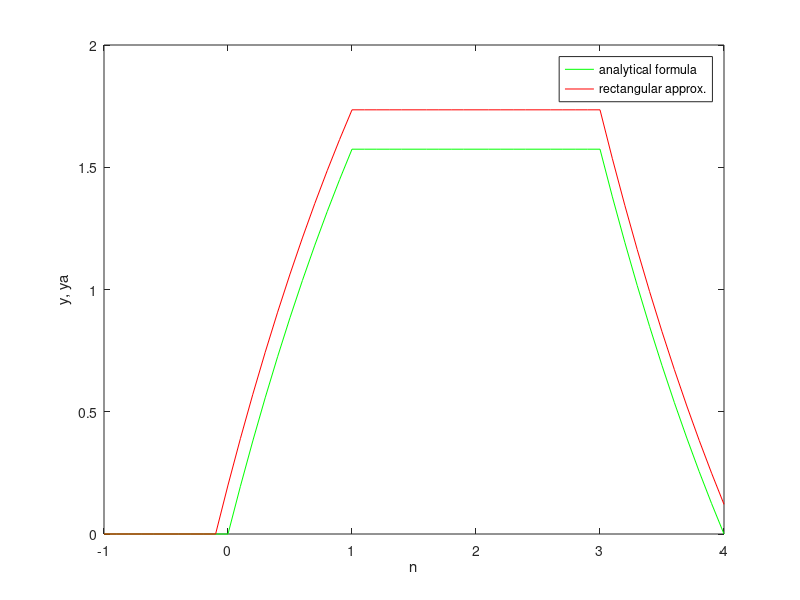
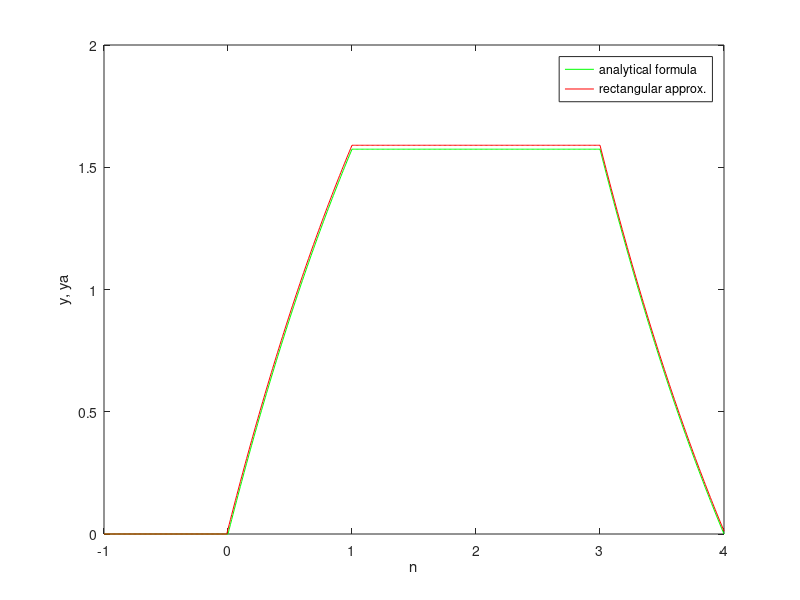

MATLAB code to generate these figures, in order:
% ch02/assessment_problem_49.m

for T = [0.1 0.01]
  th = -1 : T : 1;
  h = exp(-th / 2) .* (th >= 0);
  tx = 0 : T : 3;
  x = 2 * ones(1, length(tx));

  t = (-1 : T : -T);
  y0 = zeros(size(t));
  t = (0 : T : 1);
  y1 = 4 * (1 - exp(-t / 2));
  t = (1 + T) : T : 3;
  y2 = 4 * (1 - exp(-1 / 2)) * ones(size(t));
  t = (3 + T) : T : 4;
  y3 = 4 * (exp((3 - t) / 2) - exp(-1 / 2));
  y = [y0 y1 y2 y3];

  ya = T * conv(h, x);
  mse = mean((y - ya) .^ 2);
  printf("MSE is %d, for T = %d\n", mse, T);

  figure();
  n = -1 : T : 4;
  plot(n, y, '-g', n, ya, '-r'); xlabel('n'); ylabel('y, ya');
  legend('analytical formula', 'rectangular approx.');
endfor
